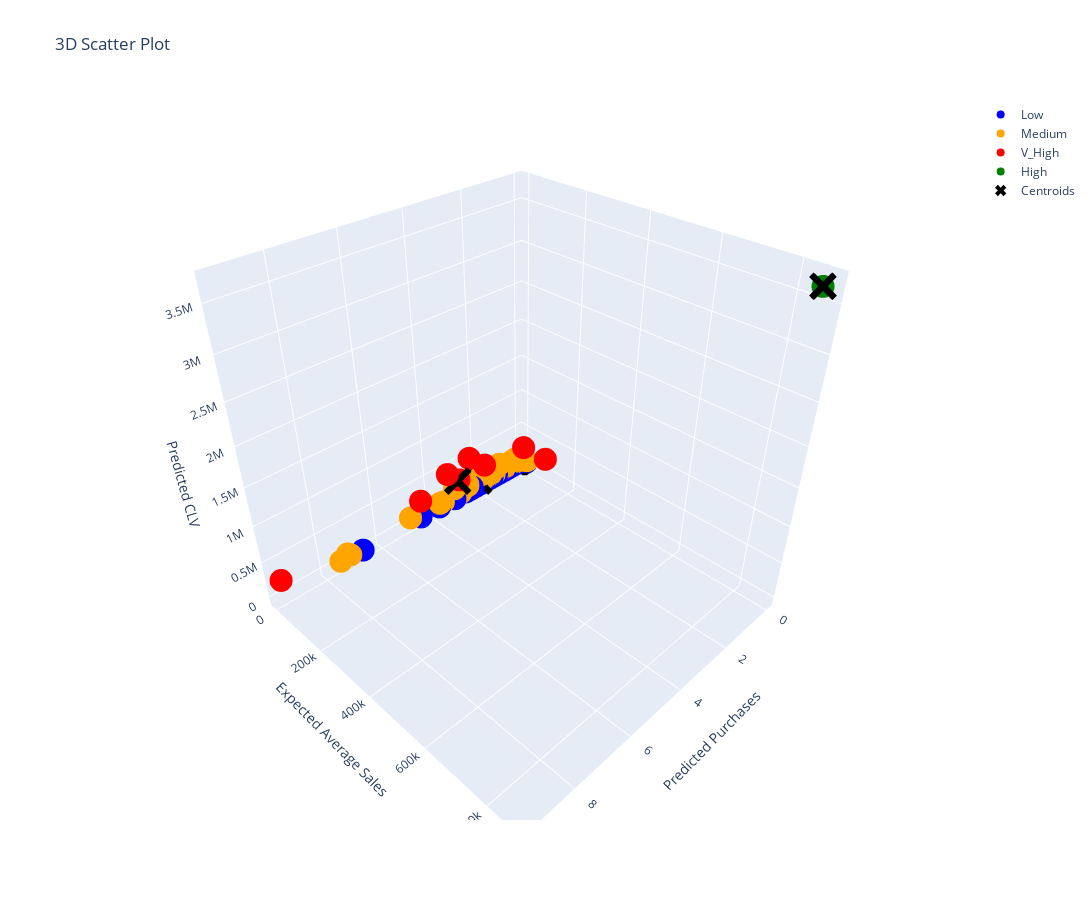

The notebook cell saved with this chart:
### Code cell
# Dữ liệu và màu sắc cho từng nhóm
x = ggf_filter["predicted_purchases"]
y = ggf_filter["expected_avg_sales_"]
z = ggf_filter["predicted_clv"]
labels = ggf_filter["Labels"]
colors = {'Low': 'blue', 'Medium': 'orange', 'High': 'green', 'V_High': 'red'}

# Tạo biểu đồ 3D
fig = go.Figure()

# Thêm các điểm dữ liệu vào biểu đồ
for label in labels.unique():
    fig.add_trace(go.Scatter3d(
        x=x[labels == label],
        y=y[labels == label],
        z=z[labels == label],
        mode='markers',
        marker=dict(color=colors[label]),
        name=label
    ))

# Thêm các centroid
fig.add_trace(go.Scatter3d(
    x=centers_x,
    y=centers_y,
    z=centers_z,
    mode='markers',
    marker=dict(color='black', size=10, symbol='x'),
    name='Centroids'
))

# Cài đặt layout cho biểu đồ
fig.update_layout(
    scene=dict(
        xaxis=dict(title='Predicted Purchases'),
        yaxis=dict(title='Expected Average Sales'),
        zaxis=dict(title='Predicted CLV')
    ),
    title='3D Scatter Plot',
    width=1200,
    height=900
)

# Hiển thị biểu đồ
fig.show()

### Figure 1 — Plotly figure (JSON) as saved in the notebook; plotly's stock layout.template omitted (floating-point values rounded to 4 significant figures; data arrays with more than 128 entries replaced by an {"elided": "..."} marker saying what was removed)
{"data": [{"marker": {"color": "blue"}, "mode": "markers", "name": "Low", "type": "scatter3d", "x": {"elided": "4143 float values"}, "y": {"elided": "4143 float values"}, "z": {"elided": "4143 float values"}}, {"marker": {"color": "orange"}, "mode": "markers", "name": "Medium", "type": "scatter3d", "x": [0.1121, 1.127, 0.2436, 7.482, 0.5327, 0.4917, 1.569, 0.9201, 4.872, 1.977, 2.808, 3.067, 1.692, 3.679, 0.4699, 1.324, 0.8311, 1.671, 1.863, 2.502, 7.233, 0.4275, 0.461, 1.485, 1.078, 1.816, 2.5, 0.3442, 0.9972, 3.541, 1.292, 1.956, 0.8797, 1.876, 7.129, 2.617, 0.5706], "y": [32190.0, 6707.0, 10460.0, 281.6, 7454.0, 5143.0, 2214.0, 2454.0, 893.8, 1167.0, 690.4, 2389.0, 1139.0, 775.3, 13920.0, 1397.0, 4211.0, 2061.0, 1157.0, 2033.0, 597.1, 5770.0, 5580.0, 2271.0, 2709.0, 1191.0, 1719.0, 9824.0, 2291.0, 700.8, 4398.0, 1100.0, 2253.0, 3507.0, 368.0, 1688.0, 9470.0], "z": [82050.0, 172300.0, 56880.0, 48780.0, 86700.0, 55370.0, 80050.0, 52190.0, 100800.0, 52160.0, 44880.0, 169500.0, 44620.0, 66020.0, 143400.0, 42640.0, 79610.0, 79610.0, 49500.0, 117700.0, 99980.0, 54250.0, 56430.0, 77950.0, 67480.0, 50030.0, 95750.0, 74800.0, 51590.0, 56950.0, 131500.0, 49820.0, 45810.0, 152300.0, 60730.0, 102200.0, 117700.0]}, {"marker": {"color": "red"}, "mode": "markers", "name": "V_High", "type": "scatter3d", "x": [0.3857, 2.882, 4.448, 3.356, 9.411, 0.1102, 1.798, 2.466], "y": [43150.0, 4288.0, 2625.0, 5862.0, 1166.0, 111700.0, 7116.0, 9304.0], "z": [367100.0, 273200.0, 269700.0, 455500.0, 254000.0, 272000.0, 291300.0, 531200.0]}, {"marker": {"color": "green"}, "mode": "markers", "name": "High", "type": "scatter3d", "x": [0.1875], "y": [873400.0], "z": [3684000.0]}, {"marker": {"color": "black", "size": 10, "symbol": "x"}, "mode": "markers", "name": "Centroids", "type": "scatter3d", "x": [0.3239, 0.1875, 3.107, 2.039], "y": [779.5, 873400.0, 23150.0, 4167.0], "z": [4203.0, 3684000.0, 339300.0, 80280.0]}], "layout": {"height": 900, "scene": {"xaxis": {"title": {"text": "Predicted Purchases"}}, "yaxis": {"title": {"text": "Expected Average Sales"}}, "zaxis": {"title": {"text": "Predicted CLV"}}}, "title": {"text": "3D Scatter Plot"}, "width": 1200}}
